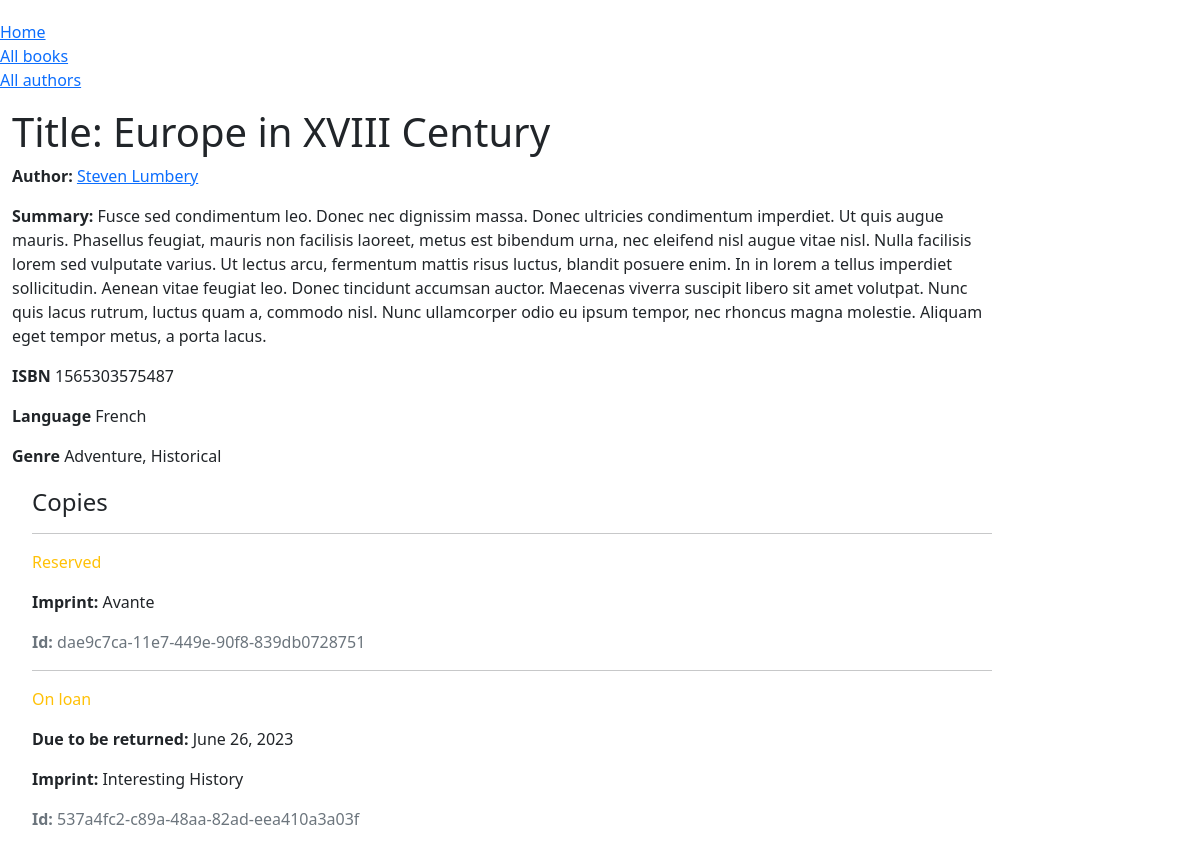
/catalog/book/3, run on an earlier commit of the app's database.
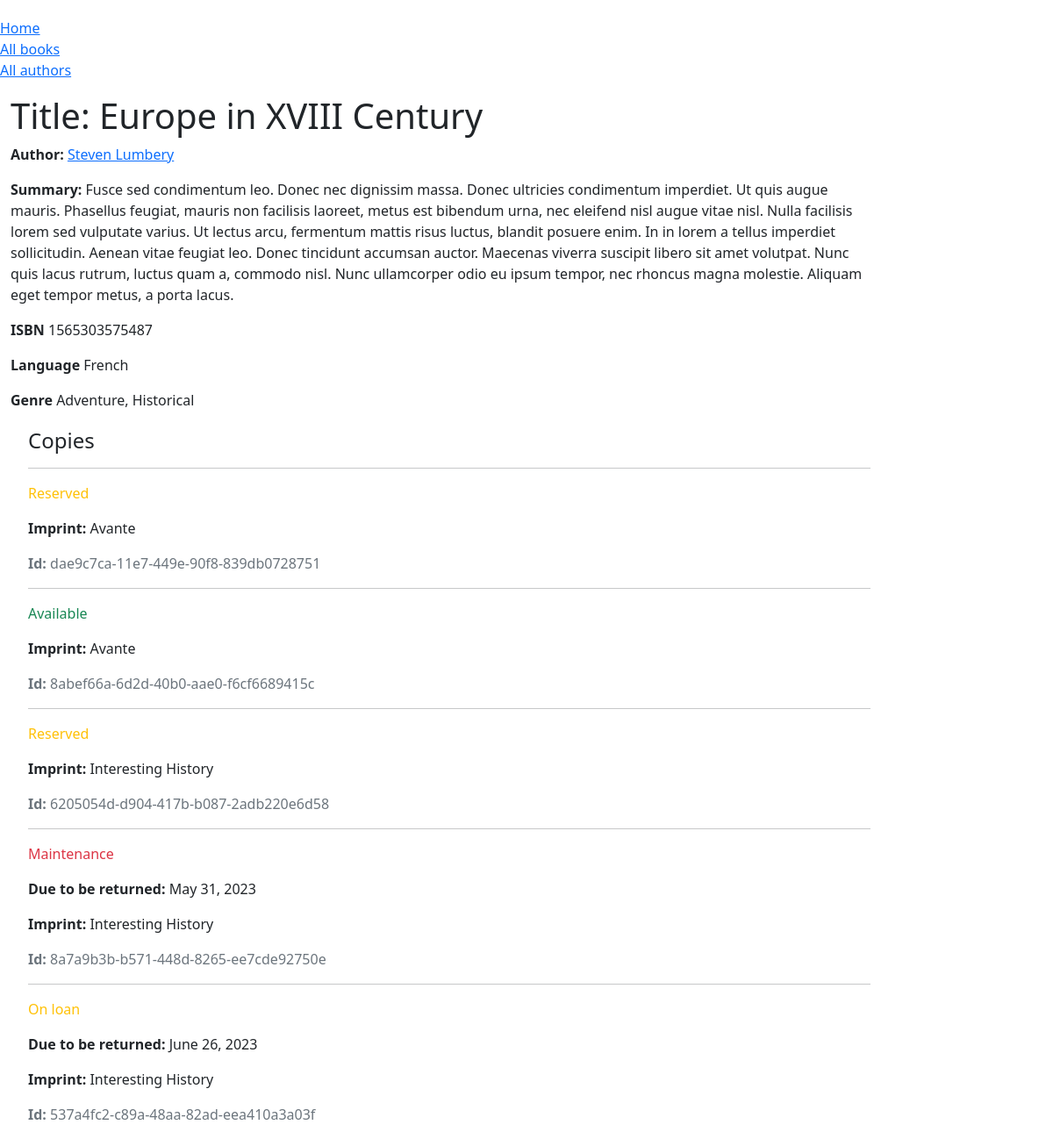
And on a later commit of the database.
### catalog/models.py (models this page shows, shortened)
class Book(models.Model):
    title = models.CharField(max_length=200)
    author = models.ForeignKey('Author', on_delete=models.SET_NULL, null=True)
    summary = models.TextField(max_length=1000,
        help_text='Enter a brief description of the book')
    isbn = models.CharField('ISBN', max_length=13, unique=True, default=getRandomISBN,
        help_text='13 Character <a href="https://www.isbn-international.org/content/what-isbn">ISBN number</a>')
    genre = models.ManyToManyField(Genre, help_text='Select genre for this book.')
    language = models.ForeignKey('Language', on_delete=models.SET_NULL, null=True, help_text='Enter the Language for the book.')
    def display_genre(self):
        """Create string for the Genre data. To display it in admin page."""
        return ', '.join(genre.name for genre in self.genre.all()[:3])
    display_genre.short_description = 'Genre'

class Author(models.Model):
    first_name = models.CharField(max_length=100)
    last_name = models.CharField(max_length=100)
    date_of_birth = models.DateField(null=True, blank=True)
    date_of_death = models.DateField(null=True, blank=True)
    class Meta:
        ordering = ['last_name', 'first_name']
    def __str__(self):
        return f'{ self.first_name } { self.last_name }'

class Language(models.Model):
    name = models.CharField(max_length=200,
        help_text='Enter the book language (e.g. English)')
    def __str__(self):
        return self.name

class Genre(models.Model):
    name = models.CharField(max_length=200,
        help_text='Enter a book genre (e.g. Science Fiction)')
    def __str__(self):
        return self.name

class BookInstance(models.Model):
    id = models.UUIDField(primary_key=True, default=uuid.uuid4,
        help_text='Unique ID for this particular book across whole libray')
    book = models.ForeignKey('Book', on_delete=models.RESTRICT, null=True)
    imprint = models.ForeignKey('Imprint', on_delete=models.SET_NULL, null=True,
        help_text='Enter the imprint for this book.')
    due_back = models.DateField(null=True, blank=True)
    LOAN_STATUS = (
        ('m', 'Maintenance'),
        ('o', 'On loan'),
        ('a', 'Available'),
        ('r', 'Reserved'),
    )
    status = models.CharField(
        max_length = 1,
        choices = LOAN_STATUS,
        blank = True,
        default = 'm',
        help_text= 'Book availability',
    )
    class Meta:
        ordering = ['due_back']

class Imprint(models.Model):
    name = models.CharField(max_length=200,
        help_text='Enter the book imprint')
    def __str__(self):
        return self.name

### catalog/views.py (the view)
# urls.py: path('book/<int:pk>', views.BookDetailView.as_view(), name='book-detail')
class BookDetailView(generic.DetailView):
    model = Book

### catalog/templates/catalog/book_detail.html
{% extends "base_generic.html" %}
{% block content %}
    <h1>Title: {{ book.title }}</h1>
    <p>
        <strong>Author:</strong>
        <a href=""> {{ book.author }}</a>
    </p>
    <p>
        <strong>Summary:</strong>
        {{ object.summary }}
    </p>
    <p>
        <strong>ISBN</strong>
        {{ book.isbn }}
    </p>
    <p>
        <strong>Language</strong>
        {{ book.language }}
    </p>
    <p>
        <strong>Genre</strong>
        {{ book.genre.all|join:", " }}
    </p>
    <div style="margin: 20px 0 0 20px">
        <h4>Copies</h4>
        {% for copy in book.bookinstance_set.all %}
            <hr>
            <p class="
            {% if copy.status == 'a' %}text-success
            {% elif copy.status == 'm' %}text-danger
            {% else %}text-warning
            {% endif %}
            ">
                {{copy.get_status_display }}
            </p>
            {% if copy.status != 'a' and copy.status != 'r' %}
                <p>
                    <strong>Due to be returned:</strong>
                    {{ copy.due_back }}
                </p>
            {% endif %}
            <p>
                <strong>Imprint:</strong>
                {{ copy.imprint }}
            </p>
            <p class="text-muted">
                <strong>Id:</strong>
                {{ copy.id }}
            </p>
        {% endfor %}
    </div>
{% endblock %}

### catalog/templates/base_generic.html (shortened to what this page needs)
<!DOCTYPE html>
<html lang="en">
    <head>
        <link
        href="https://cdn.jsdelivr.net/npm/bootstrap@5.1.3/dist/css/bootstrap.min.css"
        rel="stylesheet"
        />
        {% load static %}
        <link rel="stylesheet" href="{% static 'css/style.css' %}">
    </head>
    <body>
        <div class="container-fluid">
            <div class="row"
                <div class="col-sm-2">
                    {% block sidebar %}
                        <ul class="sidebar-nav">
                            <li>
                                <a href="{% url 'index' %}">Home</a>
                            </li>
                            <li>
                                <a href="{% url 'books' %}">All books</a>
                            </li>
                            <li>
                                <a href="">All authors</a>
                            </li>
                        </ul>
                    {% endblock %}
                </div>
                <div class="col-sm-10">
                    {% block content %}
                    {% endblock %}
                </div>
            </div>
    </body>
</html>

### catalog/static/css/style.css (style rules this page uses)
.sidebar-nav { margin-top: 20px; padding: 0; list-style: none; }

What changed in the data, as far as the page shows it:
added BookInstance: status "Available", imprint "Avante", id "8abef66a-6d2d-40b0-aae0-f6cf6689415c"
added BookInstance: status "Reserved", imprint "Interesting History", id "6205054d-d904-417b-b087-2adb220e6d58"
added BookInstance: status "Maintenance", due_back "May 31, 2023", imprint "Interesting History", id "8a7a9b3b-b571-448d-8265-ee7cde92750e"
